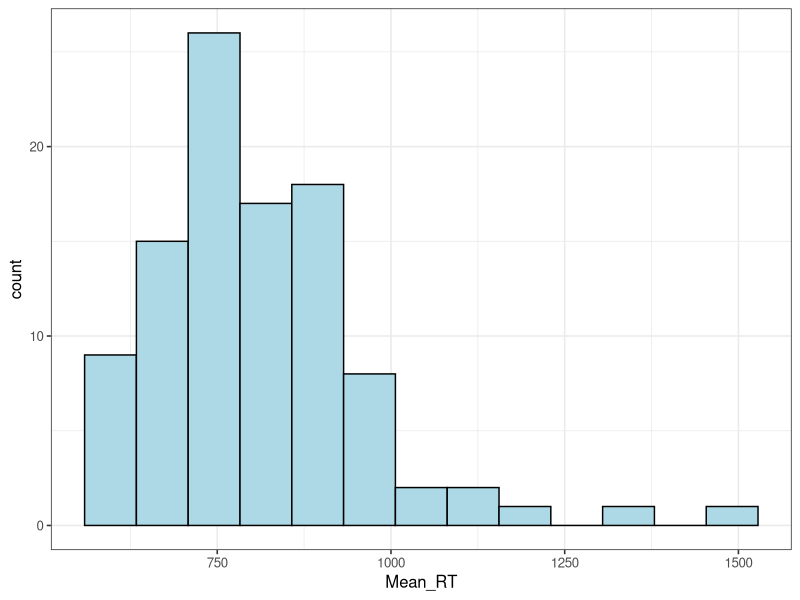

R code for this plot:
library(tidyverse)
theme_set(theme_bw(base_size = 12)) # Theme for plot consistency (b&w, font 12)

ldt_df <- read.csv("ldt_data.csv")

ggplot(ldt_df, aes(x = Mean_RT)) + #initialise plot with data, specifiy mean_rt at x
geom_histogram(bins = 13, color = 'black', fill = 'lightblue') #create histogram, 13 "bins", black border light blue inside

